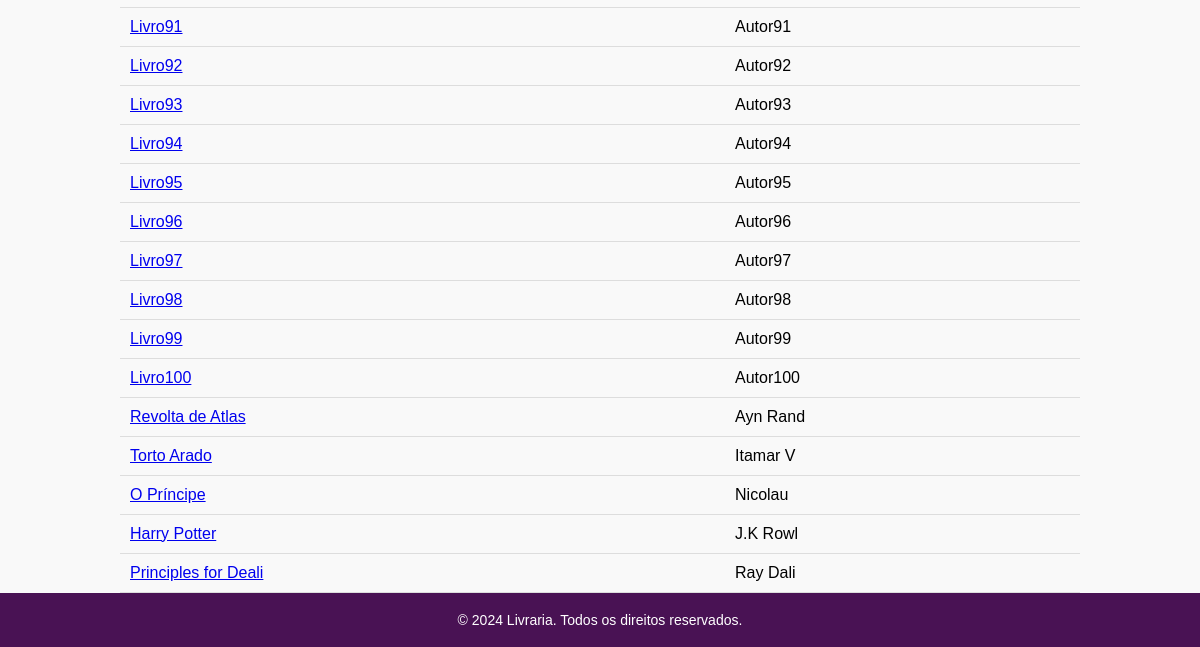
The page /users/catalogo.php (lower part) on the database as committed earlier.
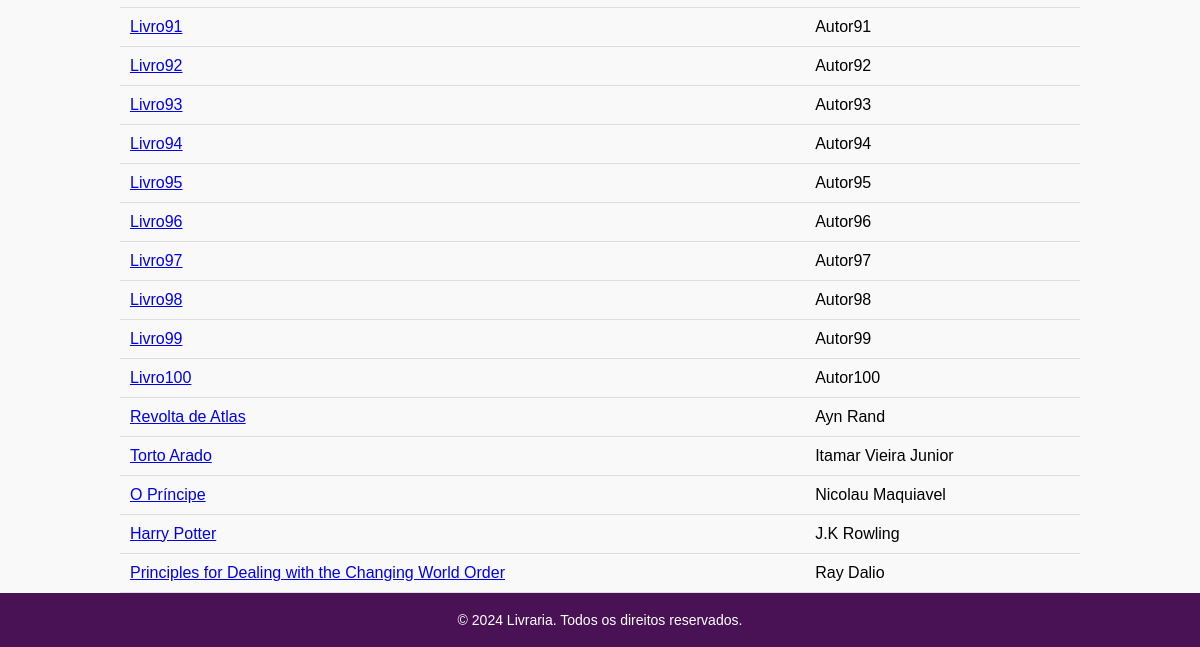
The same page on the database as committed later.
### tables this page shows
CREATE TABLE `livros` (
  `id` int NOT NULL,
  `capa` varchar(100) DEFAULT NULL,
  `titulo` varchar(100) DEFAULT NULL,
  `autor` varchar(100) DEFAULT NULL,
  `isbn` bigint DEFAULT NULL,
  `descricao` varchar(1000) DEFAULT NULL,
  `data_pub` varchar(100) DEFAULT NULL,
  `genero` varchar(100) DEFAULT NULL
);

### users/catalogo.php (the view, shortened to what this page needs)
<?php
include 'connection.php';
$sql = "SELECT * FROM livros";
$result = $conn->query($sql);
?>
<!DOCTYPE html>
<html lang="en">
<head>
    <link rel="stylesheet" href="style_catalogo.css">
</head>
<body>
    <main>
        <?php
        if ($result->num_rows > 0) {
            echo "<table>";
            while($row = $result->fetch_assoc()) {
                echo "<tr><td><a href='modelo_livro.php?id=" . $row["id"] . "'>" . $row["titulo"] . "</a></td><td>" . $row["autor"] . "</td></tr>";
            }
            echo "</table>";
        } else {
            echo "<p>Nenhum livro disponível.</p>";
        }
        ?>
    </main>
    <footer>
        <p>&copy; 2024 Livraria. Todos os direitos reservados.</p>
    </footer>
</body>
</html>

Rows that differ between the two databases and show on the page:
changed livros "Torto Arado": autor "Itamar V" → "Itamar Vieira Junior"
changed livros "O Príncipe": autor "Nicolau" → "Nicolau Maquiavel"
changed livros "Harry Potter": autor "J.K Rowl" → "J.K Rowling"
changed livros: titulo "Principles for Deali" → "Principles for Dealing with the Changing World Order"; autor "Ray Dali" → "Ray Dalio"
